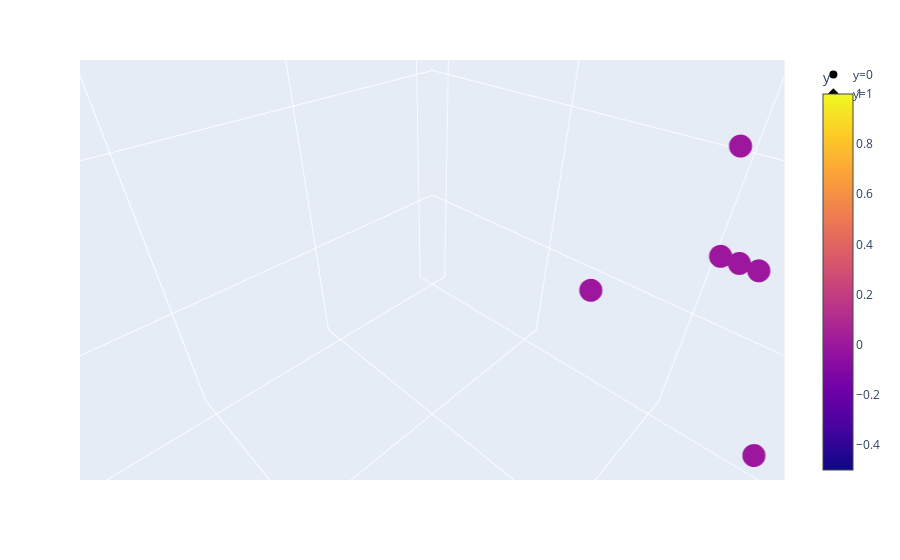

The cell this chart's notebook holds for it:
### Code cell
import plotly.express as px
fig = px.scatter_3d(df_preprocessed, x= "Typical Chest Pain0", y="Age", z="EF-TTE",
                    color="y", symbol="y")
# "Age" "Atypical0" 'Region RWMA0' "EF-TTE" 'HTN0' "Typical Chest Pain0"
fig.show()

### Figure 1 — Plotly figure (JSON) as saved in the notebook; plotly's stock layout.template omitted (floating-point values rounded to 4 significant figures; data arrays with more than 128 entries replaced by an {"elided": "..."} marker saying what was removed)
{"data": [{"hoverlabel": {"namelength": 0}, "hovertemplate": "y=%{marker.color}<br>Typical Chest Pain0=%{x}<br>Age=%{y}<br>EF-TTE=%{z}", "legendgroup": "y=0", "marker": {"color": {"elided": "216 int values"}, "coloraxis": "coloraxis", "symbol": "circle"}, "mode": "markers", "name": "y=0", "scene": "scene", "showlegend": true, "type": "scatter3d", "x": {"elided": "216 int values"}, "y": {"elided": "216 float values"}, "z": {"elided": "216 float values"}}, {"hoverlabel": {"namelength": 0}, "hovertemplate": "y=%{marker.color}<br>Typical Chest Pain0=%{x}<br>Age=%{y}<br>EF-TTE=%{z}", "legendgroup": "y=1", "marker": {"color": [1, 1, 1, 1, 1, 1, 1, 1, 1, 1, 1, 1, 1, 1, 1, 1, 1, 1, 1, 1, 1, 1, 1, 1, 1, 1, 1, 1, 1, 1, 1, 1, 1, 1, 1, 1, 1, 1, 1, 1, 1, 1, 1, 1, 1, 1, 1, 1, 1, 1, 1, 1, 1, 1, 1, 1, 1, 1, 1, 1, 1, 1, 1, 1, 1, 1, 1, 1, 1, 1, 1, 1, 1, 1, 1, 1, 1, 1, 1, 1, 1, 1, 1, 1, 1, 1], "coloraxis": "coloraxis", "symbol": "diamond"}, "mode": "markers", "name": "y=1", "scene": "scene", "showlegend": true, "type": "scatter3d", "x": [1, 1, 1, 1, 1, 1, 1, 1, 1, 1, 1, 1, 1, 1, 0, 1, 1, 1, 1, 1, 1, 1, 1, 1, 1, 1, 0, 1, 1, 1, 1, 1, 1, 1, 1, 1, 1, 1, 1, 1, 0, 1, 1, 1, 1, 1, 1, 1, 1, 0, 1, 1, 1, 1, 1, 0, 1, 0, 1, 0, 1, 1, 1, 1, 1, 0, 1, 1, 1, 1, 1, 1, 1, 1, 0, 1, 1, 1, 1, 1, 1, 1, 1, 1, 0, 1], "y": [0.5, 0.2857, 0.4821, 0.4643, 0.1429, 0.5357, 0.4643, 0.375, 0.3036, 0.2321, 0.875, 0.25, 0.3929, 0.25, 0.3214, 0.3571, 0.4286, 0.3036, 0.2679, 0.375, 0.4107, 0.3214, 0.3571, 0.1964, 0.6607, 0.2321, 0.3571, 0.6071, 0.5, 0.375, 0.6786, 0, 0.3929, 0.6071, 0.3571, 0.1964, 0.2321, 0.625, 0.3393, 0.1429, 0.625, 0.3214, 0.4464, 0.6429, 0.3929, 0.2857, 0.8214, 0.3571, 0.4643, 0.3214, 0.4643, 0.3571, 0.3036, 0.2143, 0.5893, 0.2143, 0.7143, 0.7679, 0.4464, 0, 0.3036, 0.3571, 0.3571, 0.3393, 0.4107, 0.6429, 0.3929, 0.5179, 0.4464, 0.4643, 0.3393, 0.3571, 0.4643, 0.6607, 0.4107, 0.5714, 0.375, 0.4821, 0.4643, 0.4107, 0.2321, 0.1786, 0.4643, 0.5714, 0.6429, 0.4464], "z": [0.8742, 0.3134, 1.435, 0.8742, 0.8742, 0.8742, -1.369, 0.8742, -0.2473, 0.8742, -3.612, 0.3134, 0.8742, -3.051, 0.8742, 0.8742, 0.8742, 0.3134, -0.8081, 0.8742, 0.8742, 0.8742, 0.3134, -1.369, 0.8742, 0.8742, 0.8742, -1.93, 0.3134, 0.8742, 1.435, 0.8742, 0.8742, 0.3134, 0.8742, 0.3134, 0.8742, 0.8742, 0.8742, 0.8742, -0.2473, 0.8742, 0.3134, 0.8742, 0.8742, 0.8742, 0.3134, 0.3134, -0.2473, 0.8742, 0.3134, 0.8742, -0.8081, 0.3134, 0.8742, 0.8742, 0.3134, 0.8742, 0.8742, 0.8742, 0.8742, 0.3134, 0.3134, 0.8742, 0.8742, 0.8742, -0.2473, 0.3134, -1.369, -1.369, 0.8742, 0.8742, 0.8742, 0.8742, 0.8742, 0.8742, -1.369, 0.8742, 0.8742, -0.2473, 0.8742, 0.3134, 0.8742, -0.2473, -0.2473, -0.8081]}], "layout": {"autosize": true, "coloraxis": {"colorbar": {"title": {"text": "y"}}, "colorscale": [[0, "#0d0887"], [0.1111, "#46039f"], [0.2222, "#7201a8"], [0.3333, "#9c179e"], [0.4444, "#bd3786"], [0.5556, "#d8576b"], [0.6667, "#ed7953"], [0.7778, "#fb9f3a"], [0.8889, "#fdca26"], [1, "#f0f921"]]}, "legend": {"tracegroupgap": 0}, "margin": {"t": 60}, "scene": {"aspectmode": "auto", "aspectratio": {"x": 1, "y": 1, "z": 1}, "camera": {"center": {"x": 0, "y": 0, "z": 0}, "eye": {"x": 0.005772, "y": 0.005772, "z": 0.005777}, "projection": {"type": "perspective"}, "up": {"x": 0, "y": 0, "z": 1}}, "domain": {"x": [0, 0.98], "y": [0, 1]}, "xaxis": {"title": {"text": "Typical Chest Pain0"}, "type": "linear"}, "yaxis": {"title": {"text": "Age"}, "type": "linear"}, "zaxis": {"title": {"text": "EF-TTE"}, "type": "linear"}}}}
